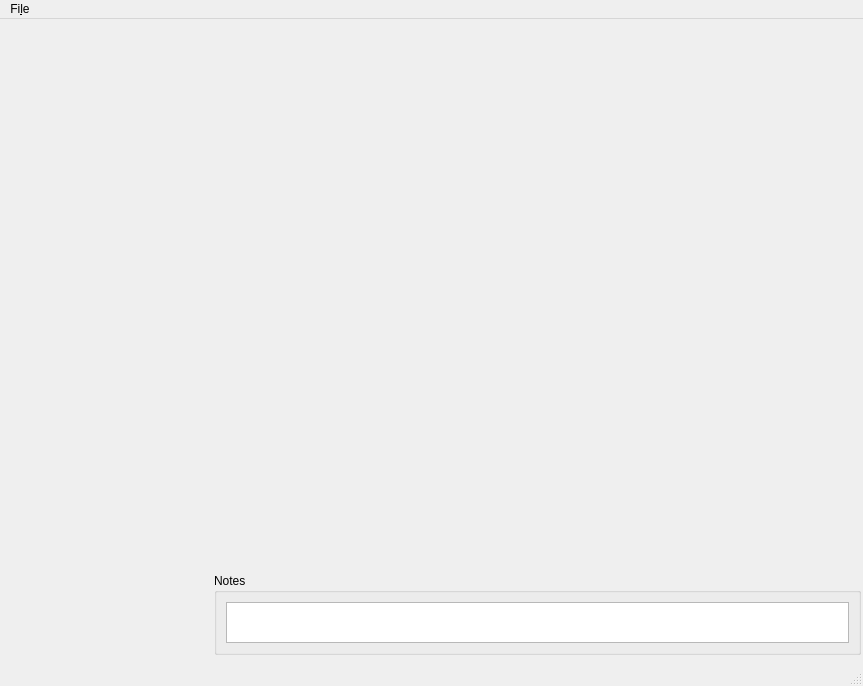
<?xml version="1.0" encoding="UTF-8"?>
<ui version="4.0">
 <class>MainWindow</class>
 <widget class="QMainWindow" name="MainWindow">
  <property name="geometry">
   <rect>
    <x>0</x>
    <y>0</y>
    <width>863</width>
    <height>686</height>
   </rect>
  </property>
  <property name="sizePolicy">
   <sizepolicy hsizetype="Preferred" vsizetype="Preferred">
    <horstretch>0</horstretch>
    <verstretch>0</verstretch>
   </sizepolicy>
  </property>
  <property name="minimumSize">
   <size>
    <width>0</width>
    <height>0</height>
   </size>
  </property>
  <property name="maximumSize">
   <size>
    <width>10000</width>
    <height>10000</height>
   </size>
  </property>
  <property name="acceptDrops">
   <bool>true</bool>
  </property>
  <property name="windowTitle">
   <string>HAL-4000</string>
  </property>
  <property name="windowIcon">
   <iconset>
    <normaloff>../../HAL-4000.ico</normaloff>../../HAL-4000.ico</iconset>
  </property>
  <widget class="QWidget" name="centralwidget">
   <property name="sizePolicy">
    <sizepolicy hsizetype="Preferred" vsizetype="Preferred">
     <horstretch>0</horstretch>
     <verstretch>0</verstretch>
    </sizepolicy>
   </property>
   <property name="minimumSize">
    <size>
     <width>0</width>
     <height>0</height>
    </size>
   </property>
   <property name="maximumSize">
    <size>
     <width>10000</width>
     <height>10000</height>
    </size>
   </property>
   <property name="acceptDrops">
    <bool>true</bool>
   </property>
   <layout class="QHBoxLayout" name="horizontalLayout_2">
    <property name="spacing">
     <number>2</number>
    </property>
    <property name="leftMargin">
     <number>2</number>
    </property>
    <property name="topMargin">
     <number>2</number>
    </property>
    <property name="rightMargin">
     <number>2</number>
    </property>
    <item>
     <widget class="QWidget" name="containerWidget" native="true">
      <property name="minimumSize">
       <size>
        <width>210</width>
        <height>0</height>
       </size>
      </property>
      <property name="maximumSize">
       <size>
        <width>210</width>
        <height>16777215</height>
       </size>
      </property>
     </widget>
    </item>
    <item>
     <layout class="QVBoxLayout" name="verticalLayout">
      <item>
       <widget class="QFrame" name="cameraFrame">
        <property name="sizePolicy">
         <sizepolicy hsizetype="Preferred" vsizetype="Preferred">
          <horstretch>0</horstretch>
          <verstretch>0</verstretch>
         </sizepolicy>
        </property>
        <property name="minimumSize">
         <size>
          <width>645</width>
          <height>550</height>
         </size>
        </property>
        <property name="maximumSize">
         <size>
          <width>16777215</width>
          <height>16777215</height>
         </size>
        </property>
        <property name="frameShadow">
         <enum>QFrame::Plain</enum>
        </property>
        <property name="lineWidth">
         <number>0</number>
        </property>
       </widget>
      </item>
      <item>
       <widget class="QGroupBox" name="notesGroupBox">
        <property name="sizePolicy">
         <sizepolicy hsizetype="Preferred" vsizetype="Preferred">
          <horstretch>0</horstretch>
          <verstretch>0</verstretch>
         </sizepolicy>
        </property>
        <property name="minimumSize">
         <size>
          <width>0</width>
          <height>70</height>
         </size>
        </property>
        <property name="maximumSize">
         <size>
          <width>16777215</width>
          <height>140</height>
         </size>
        </property>
        <property name="title">
         <string>Notes</string>
        </property>
        <layout class="QVBoxLayout" name="verticalLayout_2">
         <item>
          <widget class="QTextEdit" name="notesEdit">
           <property name="sizePolicy">
            <sizepolicy hsizetype="Preferred" vsizetype="Preferred">
             <horstretch>0</horstretch>
             <verstretch>0</verstretch>
            </sizepolicy>
           </property>
           <property name="minimumSize">
            <size>
             <width>20</width>
             <height>37</height>
            </size>
           </property>
           <property name="maximumSize">
            <size>
             <width>10000</width>
             <height>10000</height>
            </size>
           </property>
          </widget>
         </item>
        </layout>
       </widget>
      </item>
     </layout>
    </item>
   </layout>
  </widget>
  <widget class="QMenuBar" name="menubar">
   <property name="geometry">
    <rect>
     <x>0</x>
     <y>0</y>
     <width>863</width>
     <height>25</height>
    </rect>
   </property>
   <widget class="QMenu" name="menuFile">
    <property name="title">
     <string>Fi&amp;le</string>
    </property>
    <addaction name="actionSettings"/>
    <addaction name="actionShutter"/>
    <addaction name="actionDirectory"/>
    <addaction name="separator"/>
    <addaction name="actionQuit"/>
   </widget>
   <addaction name="menuFile"/>
  </widget>
  <widget class="QStatusBar" name="statusbar"/>
  <action name="actionQuit">
   <property name="text">
    <string>&amp;Quit</string>
   </property>
  </action>
  <action name="actionSettings">
   <property name="text">
    <string>&amp;New Settings</string>
   </property>
  </action>
  <action name="actionShutter">
   <property name="text">
    <string>N&amp;ew Shutter Sequence</string>
   </property>
  </action>
  <action name="actionDirectory">
   <property name="text">
    <string>&amp;Set Working Directory</string>
   </property>
  </action>
  <action name="actionIllumination">
   <property name="text">
    <string>Illumination</string>
   </property>
  </action>
  <action name="actionStage">
   <property name="text">
    <string>Stage</string>
   </property>
  </action>
  <action name="actionFocus_Lock">
   <property name="text">
    <string>Focus Lock</string>
   </property>
  </action>
  <action name="actionSpot_Counter">
   <property name="text">
    <string>Spot Counter</string>
   </property>
  </action>
  <action name="actionSwitch_Test">
   <property name="text">
    <string>Switch Test</string>
   </property>
  </action>
  <action name="actionMisc_Controls">
   <property name="text">
    <string>Misc. Controls</string>
   </property>
  </action>
  <action name="actionProgression">
   <property name="text">
    <string>Progressions</string>
   </property>
  </action>
  <action name="actionDisconnect">
   <property name="text">
    <string>Disconnect</string>
   </property>
  </action>
 </widget>
 <resources/>
 <connections/>
</ui>
